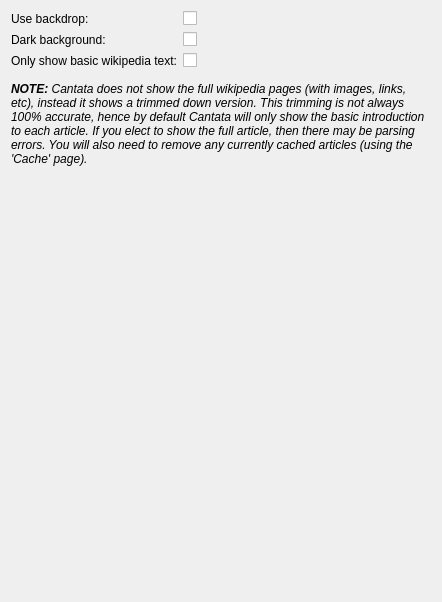
<?xml version="1.0" encoding="UTF-8"?>
<ui version="4.0">
 <class>OtherSettings</class>
 <widget class="QWidget" name="OtherSettings">
  <property name="geometry">
   <rect>
    <x>0</x>
    <y>0</y>
    <width>442</width>
    <height>602</height>
   </rect>
  </property>
  <layout class="QVBoxLayout" name="verticalLayout">
   <item>
    <layout class="QFormLayout" name="formLayout">
     <item row="0" column="0">
      <widget class="BuddyLabel" name="contextBackdropLabel">
       <property name="text">
        <string>Use backdrop:</string>
       </property>
       <property name="buddy">
        <cstring>contextBackdrop</cstring>
       </property>
      </widget>
     </item>
     <item row="0" column="1">
      <widget class="OnOffButton" name="contextBackdrop"/>
     </item>
     <item row="1" column="0">
      <widget class="BuddyLabel" name="contextDarkBackgroundLabel">
       <property name="text">
        <string>Dark background:</string>
       </property>
       <property name="buddy">
        <cstring>contextDarkBackground</cstring>
       </property>
      </widget>
     </item>
     <item row="1" column="1">
      <widget class="OnOffButton" name="contextDarkBackground"/>
     </item>
     <item row="2" column="0">
      <widget class="BuddyLabel" name="wikipediaIntroOnlyLabel">
       <property name="text">
        <string>Only show basic wikipedia text:</string>
       </property>
       <property name="buddy">
        <cstring>wikipediaIntroOnly</cstring>
       </property>
      </widget>
     </item>
     <item row="2" column="1">
      <widget class="OnOffButton" name="wikipediaIntroOnly">
       <property name="text">
        <string/>
       </property>
      </widget>
     </item>
    </layout>
   </item>
   <item>
    <spacer name="verticalSpacer">
     <property name="orientation">
      <enum>Qt::Vertical</enum>
     </property>
     <property name="sizeType">
      <enum>QSizePolicy::Fixed</enum>
     </property>
     <property name="sizeHint" stdset="0">
      <size>
       <width>20</width>
       <height>8</height>
      </size>
     </property>
    </spacer>
   </item>
   <item>
    <widget class="StateLabel" name="wikipediaIntroOnlyNote">
     <property name="sizePolicy">
      <sizepolicy hsizetype="Preferred" vsizetype="Maximum">
       <horstretch>0</horstretch>
       <verstretch>0</verstretch>
      </sizepolicy>
     </property>
     <property name="text">
      <string>&lt;i&gt;&lt;b&gt;NOTE:&lt;/b&gt; Cantata does not show the full wikipedia pages (with images, links, etc), instead it shows a trimmed down version. This trimming is not always 100% accurate, hence by default Cantata will only show the basic introduction to each article. If you elect to show the full article, then there may be parsing errors. You will also need to remove any currently cached articles (using the 'Cache' page).&lt;/i&gt;</string>
     </property>
     <property name="alignment">
      <set>Qt::AlignLeading|Qt::AlignLeft|Qt::AlignTop</set>
     </property>
     <property name="wordWrap">
      <bool>true</bool>
     </property>
    </widget>
   </item>
   <item>
    <spacer name="verticalSpacer_2">
     <property name="orientation">
      <enum>Qt::Vertical</enum>
     </property>
     <property name="sizeType">
      <enum>QSizePolicy::MinimumExpanding</enum>
     </property>
     <property name="sizeHint" stdset="0">
      <size>
       <width>20</width>
       <height>8</height>
      </size>
     </property>
    </spacer>
   </item>
  </layout>
 </widget>
 <customwidgets>
  <customwidget>
   <class>BuddyLabel</class>
   <extends>QLabel</extends>
   <header>buddylabel.h</header>
  </customwidget>
  <customwidget>
   <class>StateLabel</class>
   <extends>QLabel</extends>
   <header>statelabel.h</header>
  </customwidget>
  <customwidget>
   <class>OnOffButton</class>
   <extends>QCheckBox</extends>
   <header>onoffbutton.h</header>
  </customwidget>
 </customwidgets>
 <resources/>
 <connections/>
</ui>
